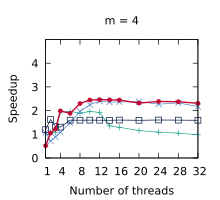

The gnuplot source for this figure:
set title "m = 4"
set terminal pdf size 2.2,2.0
set output "./results/Compactions_n___4,194,304,_m___4.pdf"
set key off
set xrange [1:32]
set xtics (1, 4, 8, 12, 16, 20, 24, 28, 32)
set xlabel "Number of threads"
set yrange [0:5]
set ytics (0, 1, 2, 3, 4)
set ylabel "Speedup"
plot './results/Compactions_n___4,194,304,_m___4.dat' using 1:2 title "Outer parallelism" pointsize 0.7 lw 1 pt 1 linecolor rgb "#24A793" with linespoints, \
  './results/Compactions_n___4,194,304,_m___4.dat' using 1:3 title "Inner parallelism" pointsize 0.7 lw 1 pt 2 linecolor rgb "#5287C6" with linespoints, \
  './results/Compactions_n___4,194,304,_m___4.dat' using 1:4 title "OpenMP" pointsize 0.7 lw 1 pt 4 linecolor rgb "#001240" with linespoints, \
  './results/Compactions_n___4,194,304,_m___4.dat' using 1:5 title "Work assisting (our)" pointsize 0.4 lw 2 pt 7 linecolor rgb "#C00A35" with linespoints
